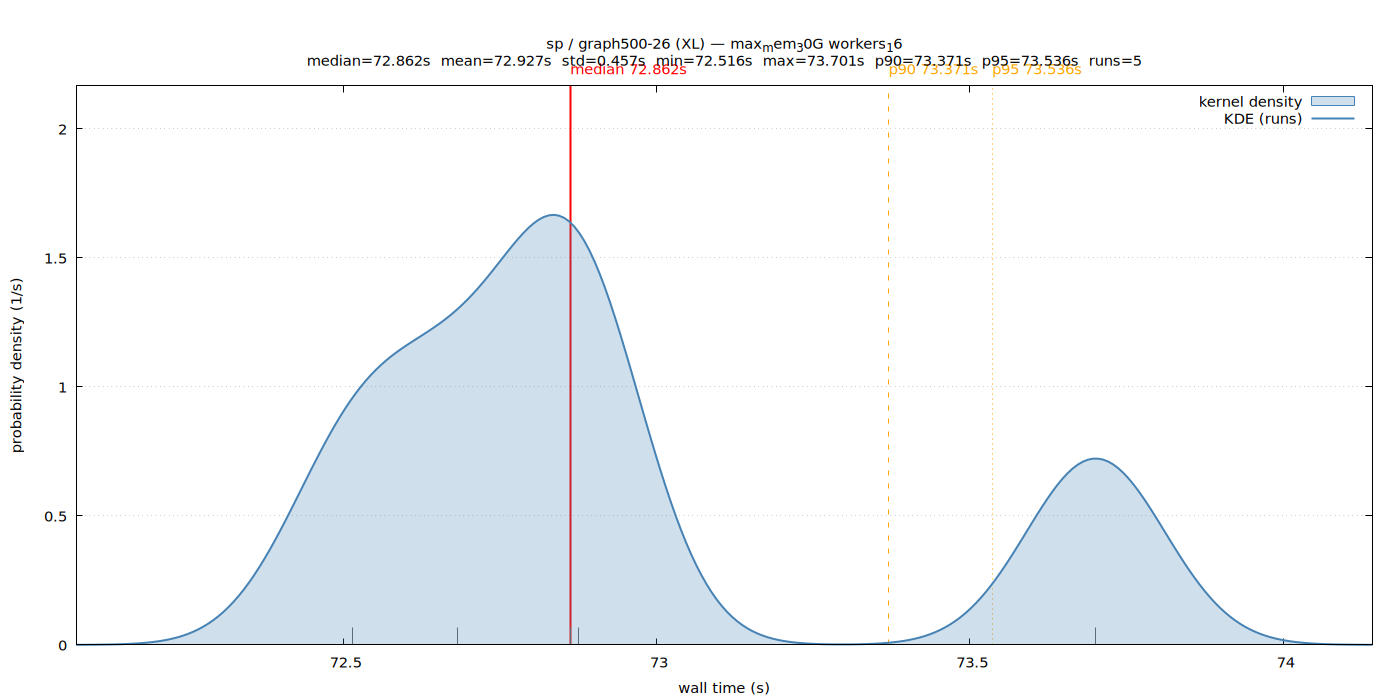

This chart was generated by the following gnuplot code:
set terminal pngcairo size 1400,700 enhanced font 'Sans,11'
set output '/home/ubuntu/nvm/gfrs/sp/XL/graph500-26/max_mem_30G_workers_16/wall_time.png'
set title "sp / graph500-26 (XL) — max_mem_30G workers_16\nmedian=72.862s  mean=72.927s  std=0.457s  min=72.516s  max=73.701s  p90=73.371s  p95=73.536s  runs=5"
set xlabel 'wall time (s)'
set ylabel 'probability density (1/s)'
set tmargin 5
set yrange [0:2.16712]
set xrange [72.073703:74.142573]
set grid y
set key top right
set arrow from 72.862183,0 to 72.862183,2.16712 nohead lc rgb 'red' lw 2
set label 'median 72.862s' at 72.862183,2.16712 offset char 0,1 tc rgb 'red'
set arrow from 73.370671,0 to 73.370671,2.16712 nohead lc rgb 'orange' lw 1 dt 2
set label 'p90 73.371s' at 73.370671,2.16712 offset char 0,1 tc rgb 'orange'
set arrow from 73.535721,0 to 73.535721,2.16712 nohead lc rgb 'orange' lw 1 dt 3
set label 'p95 73.536s' at 73.535721,2.16712 offset char 0,1 tc rgb 'orange'
set arrow from 72.862183,0 to 72.862183,0.0666806 nohead lc rgb '#666666' lw 1
set arrow from 73.700770,0 to 73.700770,0.0666806 nohead lc rgb '#666666' lw 1
set arrow from 72.875523,0 to 72.875523,0.0666806 nohead lc rgb '#666666' lw 1
set arrow from 72.682876,0 to 72.682876,0.0666806 nohead lc rgb '#666666' lw 1
set arrow from 72.515506,0 to 72.515506,0.0666806 nohead lc rgb '#666666' lw 1
plot '/home/ubuntu/nvm/gfrs/sp/XL/graph500-26/max_mem_30G_workers_16/wall_time.dat' using 1:2 with filledcurves y=0 lc rgb '#4682b4' fs transparent solid 0.25 title 'kernel density', \
     '/home/ubuntu/nvm/gfrs/sp/XL/graph500-26/max_mem_30G_workers_16/wall_time.dat' using 1:2 with lines lw 2 lc rgb '#4682b4' title 'KDE (runs)'
